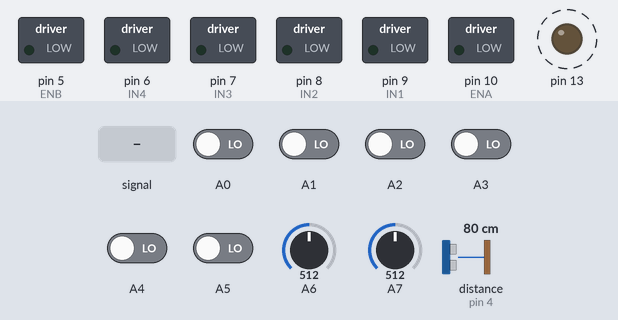
Simulated run of this sketch. Board: Arduino Nano, built with avr-gcc and run on an emulated ATmega328P. Parts: switched loads named in the sketch (green lamp = pin HIGH), output pins drawn as LEDs (lit = HIGH). Wiring (inferred from the names in the program): ultrasonic range finder: trigger pin 3; echo pin 4. Dashed ring = blinking. Inputs (shaded band) come from the test bench; at power-on: A0–5 LOW, distance to the obstacle (sensor on pin 4) 80 cm, A6 = 512, A7 = 512. The echo pulse lasts 58.3 µs per cm; pins used as bus, display or sensor lines are not drawn.

Above: at 1.2 s.
1.3 s: A6 fed a 200 Hz sine of ±81 counts around its level
At 3.37 s:
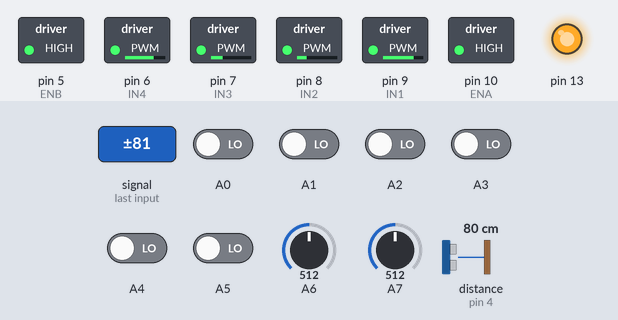
4.3 s: distance to the obstacle (sensor on pin 4) set to 2 cm
At 5.1 s:
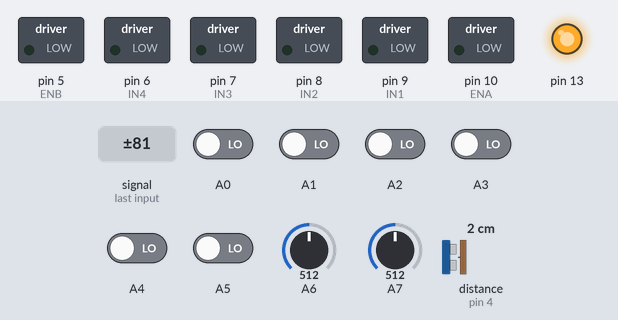
6.0 s: distance to the obstacle (sensor on pin 4) set to 18 cm
At 6.67 s:
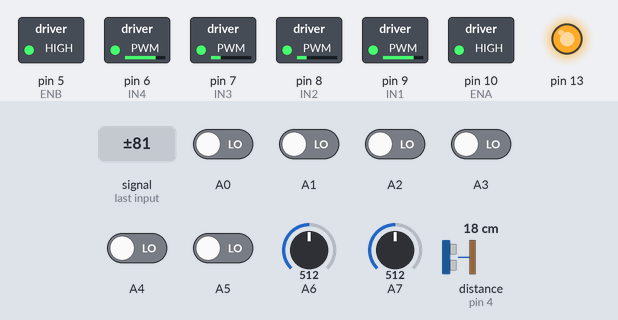
9.0 s: A6 set to 490
10.5 s: A0 driven HIGH
At 11.7 s:
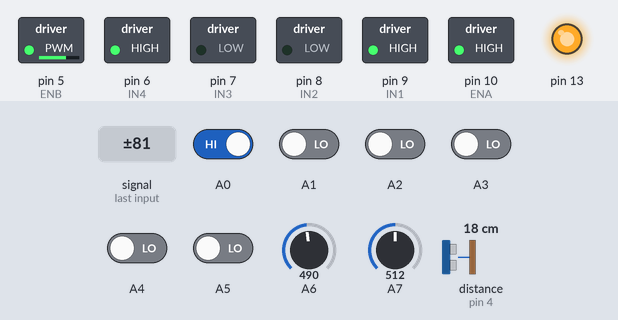
12.0 s: A2 driven HIGH
At 12.9 s:
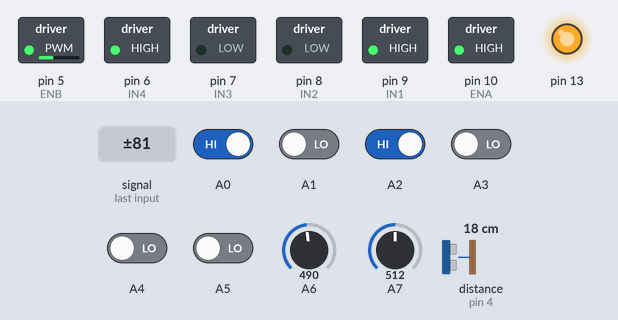
Timing chart, 0 to 14.5 s (numbered marks = the images above; inputs shaded):
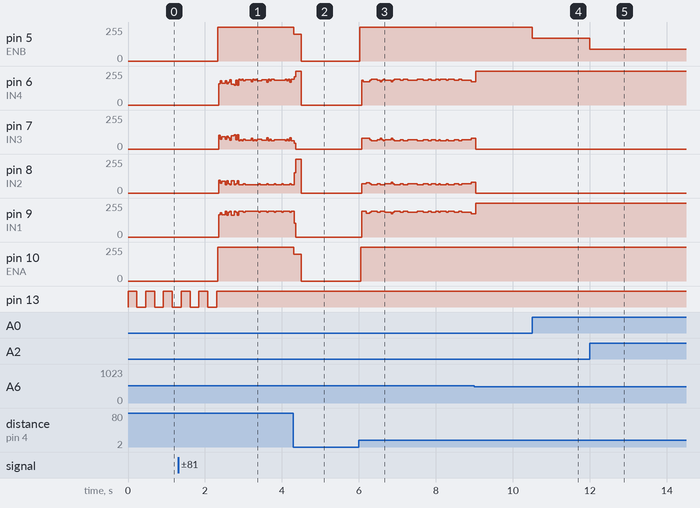

Measured:
- after the input at 4.3 s, pin 5 (ENB), pin 10 (ENA): 255/255 → 200/255 at once, → 0/255 0.20 s later
- after the input at 6.0 s, pin 5 (ENB), pin 10 (ENA): 0/255 → 255/255 at once
- after the input at 10.5 s, pin 5 (ENB): 255/255 → 170/255 at once
- after the input at 12.0 s, pin 5 (ENB): 170/255 → 90/255 at once
- by itself, pin 13: alternates HIGH for 0.23 s and LOW for 0.23 s, 5 changes in all, then stays HIGH

The sketch:

LFR.ino
```cpp
// Motor A (Left Motor)
#define IN1 9
#define IN2 8
#define ENA 10
// Motor B (Right Motor)
#define IN3 7
#define IN4 6
#define ENB 5

// Ultraonic Sensor
#define TRIG_PIN 3
#define ECHO_PIN 4
#define STOP_DISTANCE 10

bool isBlackLine = 1;
unsigned int numSensors = 8;
//-----------------------------------------

int P, D, I, previousError, PIDvalue;
double error;
int lsp, rsp;
int lfSpeed = 110;
int currentSpeed = 100;
int sensorWeight[8] = { 7, 5, 3, 1, -1, -3, -5, -7 };

int extremeTurnBrakespeed = 100;
int extremeTurnSpeed = 150;

int activeSensors;
float Kp = 0.04;
float Kd = 3;
float Ki = 0;
int onLine = 1;

// Taking digital input from sensors A0 to A5b and analog for A6 to A7
// Only A6, A7
int minValues[2], maxValues[2], threshold[2];

int sensorValue[8], sensorArray[8];

// Ultrasonic sensor timing variables
unsigned long lastUltrasonicCheck = 0;
const unsigned int ULTRASONIC_INTERVAL = 50;
float lastDistance = 999;

void setup() {
  Serial.begin(9600);

  // Motor Pins
  pinMode(IN1, OUTPUT);
  pinMode(IN2, OUTPUT);
  pinMode(ENA, OUTPUT);

  pinMode(IN3, OUTPUT);
  pinMode(IN4, OUTPUT);
  pinMode(ENB, OUTPUT);

  // Digital sensor pins (A0-A5)
  pinMode(A0, INPUT);
  pinMode(A1, INPUT);
  pinMode(A2, INPUT);
  pinMode(A3, INPUT);
  pinMode(A4, INPUT);
  pinMode(A5, INPUT);

  // Ultrasonic Sensor Pins
  pinMode(TRIG_PIN, OUTPUT);
  pinMode(ECHO_PIN, INPUT);

  // LED
  pinMode(13, OUTPUT);

}

void loop() {
  calibrate();

  while (1) {

    unsigned long currentMillis = millis();
    if (currentMillis - lastUltrasonicCheck >= ULTRASONIC_INTERVAL) {
      lastUltrasonicCheck = currentMillis;
      lastDistance = getDistance();
    }

    if (lastDistance <= STOP_DISTANCE) {

      motorLeftRun(-200);
      motorRightRun(-200);
      delay(200);
      motorLeftRun(0);
      motorRightRun(0);

      while (getDistance() <= STOP_DISTANCE) {
        delay(50);
      }

      // Waiting 3 seconds before moving
      // delay(2000);
      lastDistance = 999; // Reset distance
    }

    readLine();
    bool allEqual = true;
    for (int i = 1; i < 8; i++) {
      if (sensorArray[i] != sensorArray[0]) {
        allEqual = false;
        break;
      }
    }

    if (currentSpeed < lfSpeed) currentSpeed++;

    //Extreme Left
    if (sensorArray[7] == 1 && sensorArray[6] == 1 && sensorArray[5] == 1 && sensorArray[4] == 1 && sensorArray[3] == 1 && sensorArray[0] == 0) {
      digitalWrite(13, LOW);
      if (lsp > extremeTurnBrakespeed && rsp > extremeTurnBrakespeed) {
        motorLeftRun(-extremeTurnBrakespeed);
        motorRightRun(-extremeTurnBrakespeed);
      }
      delay(1);
      motorLeftRun(0);
      motorRightRun(0);
      delay(10);

      motorLeftRun(-extremeTurnSpeed);
      motorRightRun(extremeTurnSpeed);
      while (true) {
        readLine();
        if (sensorArray[3] == 1 && sensorArray[0] == 0 && sensorArray[7] == 0) {
          motorLeftRun(0);
          motorRightRun(0);
          break;
        }
      }
    }
    // Extreme Right
    else if (sensorArray[0] == 1 && sensorArray[1] == 1 && sensorArray[2] == 1 && sensorArray[3] == 1 && sensorArray[4] == 1 && sensorArray[7] == 0) {
      digitalWrite(13, LOW);
      if (lsp > extremeTurnBrakespeed && rsp > extremeTurnBrakespeed) {
        motorLeftRun(-extremeTurnBrakespeed);
        motorRightRun(-extremeTurnBrakespeed);
      }
      delay(1);
      motorLeftRun(0);
      motorRightRun(0);
      delay(10);

      motorLeftRun(extremeTurnSpeed);
      motorRightRun(-extremeTurnSpeed);
      while (true) {
        readLine();
        if (sensorArray[3] == 1 && sensorArray[0] == 0 && sensorArray[7] == 0) {
          motorLeftRun(0);
          motorRightRun(0);
          break;
        }
      }
    }

    // usual PID line follow
    else if (!allEqual && onLine == 1) {  // PID LINE FOLLOW
      linefollow();
      digitalWrite(13, HIGH);
    }
  }
}

float getDistance() {
  digitalWrite(TRIG_PIN, LOW);
  delayMicroseconds(2);

  digitalWrite(TRIG_PIN, HIGH);
  delayMicroseconds(10);
  digitalWrite(TRIG_PIN, LOW);

  long duration = pulseIn(ECHO_PIN, HIGH, 5000);

  if (duration == 0) {
    return 999;
  }

  float distance = duration * 0.034 / 2;
  return distance;
}

void linefollow() {
  error = 0;
  activeSensors = 0;

  for (int i = 0; i < 8; i++) {
    error += sensorWeight[i] * sensorArray[i] * sensorValue[i];
    activeSensors += sensorArray[i];
  }

  if (activeSensors > 0) {
    error = error / activeSensors;
  }

  P = error;
  I = I + error;
  D = error - previousError;

  PIDvalue = (Kp * P) + (Ki * I) + (Kd * D);
  previousError = error;

  lsp = currentSpeed + PIDvalue;
  rsp = currentSpeed - PIDvalue;

  if (lsp > 255) lsp = 255;
  if (lsp < -255) lsp = -255;

  if (rsp > 255) rsp = 255;
  if (rsp < -255) rsp = -255;

  motorLeftRun(lsp);
  motorRightRun(rsp);
}

void calibrate() {

  minValues[0] = analogRead(A6);
  maxValues[0] = analogRead(A6);
  minValues[1] = analogRead(A7);
  maxValues[1] = analogRead(A7);

  // Blinking LEDs to show callibration clearly

  for (int j = 0; j < 10000; j++) {
    if (j % 1000 == 0) {
      digitalWrite(13, !digitalRead(13));
    }

    int val6 = analogRead(A6);
    if (val6 < minValues[0]) minValues[0] = val6;
    if (val6 > maxValues[0]) maxValues[0] = val6;

    int val7 = analogRead(A7);
    if (val7 < minValues[1]) minValues[1] = val7;
    if (val7 > maxValues[1]) maxValues[1] = val7;
  }

  threshold[0] = (minValues[0] + maxValues[0]) / 2;
  threshold[1] = (minValues[1] + maxValues[1]) / 2;


  digitalWrite(13, LOW);
}


void readLine() {
  onLine = 0;

  for (int i = 0; i < 6; i++) {
    int digitalValue = digitalRead(A0 + i);

    sensorArray[i] = isBlackLine ? digitalValue : !digitalValue;

    sensorValue[i] = sensorArray[i] ? 1000 : 0;

    if (sensorArray[i]) onLine = 1;
  }

  // Read analog sensors (A6-A7)
  for (int i = 0; i < 2; i++) {
    int analogValue = analogRead(A6 + i);

    if (isBlackLine) {
      sensorValue[6 + i] = map(analogValue, minValues[i], maxValues[i], 0, 1000);
    } else {
      sensorValue[6 + i] = map(analogValue, minValues[i], maxValues[i], 1000, 0);
    }

    sensorValue[6 + i] = constrain(sensorValue[6 + i], 0, 1000);
    sensorArray[6 + i] = sensorValue[6 + i] > 500;

    if (sensorArray[6 + i]) onLine = 1;
  }
}

void motorLeftRun(int motorSpeed) {
  if (motorSpeed > 0) {
    digitalWrite(IN1, HIGH);
    digitalWrite(IN2, LOW);
    analogWrite(ENA, motorSpeed);
  } else if (motorSpeed < 0) {
    digitalWrite(IN1, LOW);
    digitalWrite(IN2, HIGH);
    analogWrite(ENA, abs(motorSpeed));
  } else {
    digitalWrite(IN1, LOW);
    digitalWrite(IN2, LOW);
    analogWrite(ENA, 0);
  }
}

void motorRightRun(int motorSpeed) {
  if (motorSpeed > 0) {
    digitalWrite(IN3, HIGH);
    digitalWrite(IN4, LOW);
    analogWrite(ENB, motorSpeed);
  } else if (motorSpeed < 0) {
    digitalWrite(IN3, LOW);
    digitalWrite(IN4, HIGH);
    analogWrite(ENB, abs(motorSpeed));
  } else {
    digitalWrite(IN3, LOW);
    digitalWrite(IN4, LOW);
    analogWrite(ENB, 0);
  }
}
```
